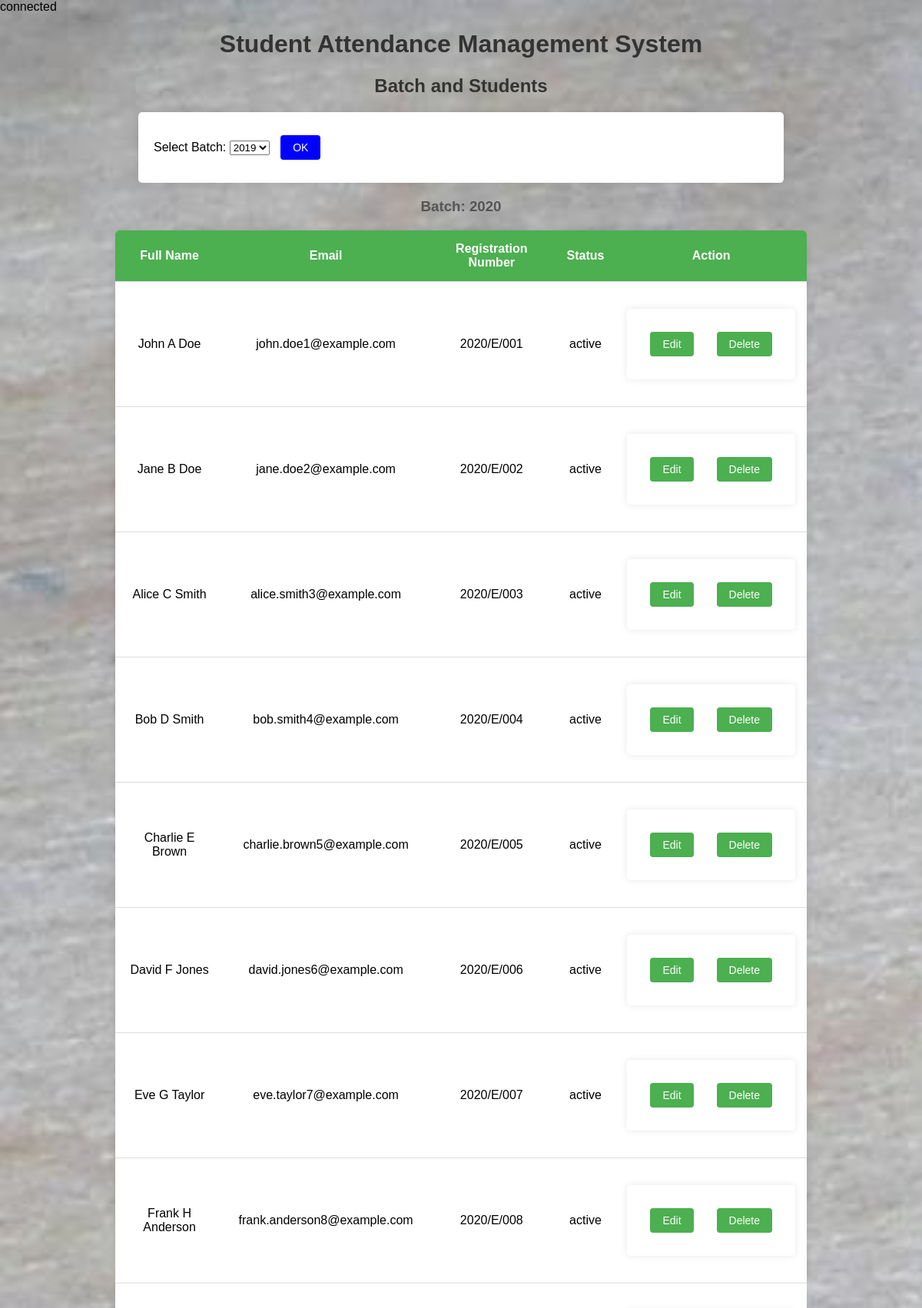
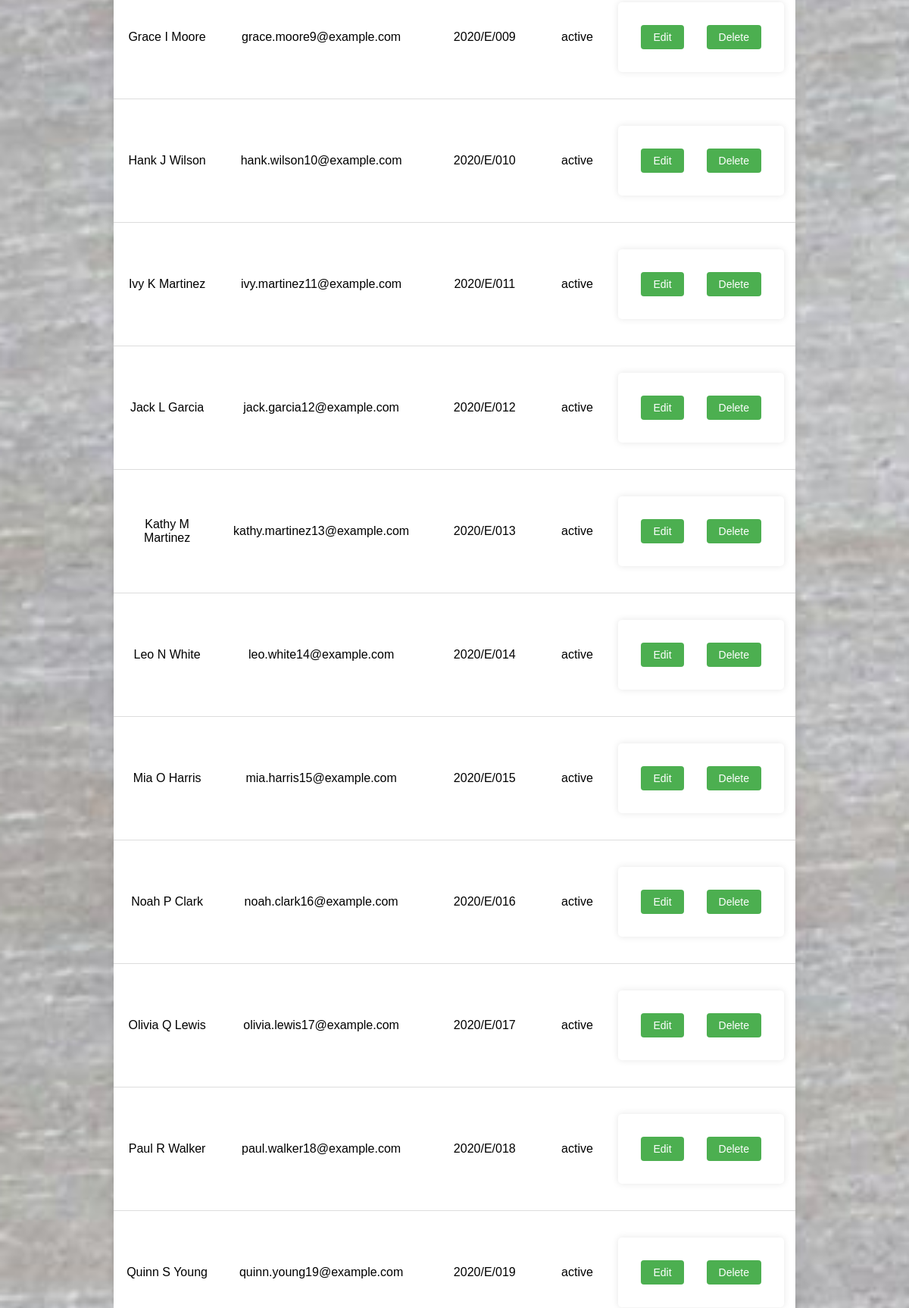
/inc/MA/student_list.php?batch=2020 (upper part), run on the app's committed database (2 pictures, top to bottom).
### tables this page shows
CREATE TABLE `student` (
  `student_id` int(5) NOT NULL,
  `index_no` varchar(10) NOT NULL,
  `reg_no` varchar(10) NOT NULL,
  `batch_no` int(4) NOT NULL,
  `current_level` int(3) NOT NULL
);

CREATE TABLE `user` (
  `user_id` int(5) NOT NULL,
  `first_name` varchar(20) NOT NULL,
  `middle_name` varchar(20) NOT NULL,
  `last_name` varchar(20) NOT NULL,
  `email` varchar(30) NOT NULL,
  `password` varchar(20) NOT NULL,
  `role` enum('student','lecture','management assistant') NOT NULL,
  `status` enum('active','pending','deactivated') NOT NULL
);

### inc/MA/student_list.php (the view, shortened to what this page needs)
<?php require_once('../connection.php');
$user_id = isset($_GET['user_id']) ? $_GET['user_id'] : (isset($_POST['user_id']) ? $_POST['user_id'] : '');
$query = "SELECT DISTINCT batch_no FROM student ORDER BY batch_no ASC";
$result = mysqli_query($connection, $query);
$batch_nos = array();
if ($result) {
    while ($row = mysqli_fetch_assoc($result)) {
        $batch_nos[] = $row['batch_no'];
    }
}
?>
<!DOCTYPE html>
<html lang="en">
<head>
</head>
<body>
    <h1>Student Attendance Management System</h1>
    <div class="container">
        <h2>Batch and Students</h2>
        <form action="student_list.php?&user_id=<?php echo $user_id; ?>" method="post">
            <label for="batch_no">Select Batch:</label>
            <select name="batch" id="batch_no" required>
                <?php
                if (!empty($batch_nos)) {
                    foreach ($batch_nos as $batch_no) {
                        echo "<option value=\"$batch_no\">$batch_no</option>";
                    }
                }
                ?>
            </select>
            <input type="submit" name="ok" value="OK" style="background-color: blue; color: white;">
        </form>
        <?php
        if (isset($_POST['ok']) || isset($_POST['action_ex']) || isset($_GET['batch'])) {
            $batch = isset($_POST['batch']) ? $_POST['batch'] : $_GET['batch'];
            $query = "SELECT `student_id`, `reg_no` FROM `student` WHERE `batch_no`='$batch'";
            $records = mysqli_query($connection, $query);
            if ($records) {
                echo "<div id='batch_no'><h3>Batch: $batch</h3></div>";
                echo "<table>
                    <tr>
                        <th>Full Name</th>
                        <th>Email</th>
                        <th>Registration Number</th>
                        <th>Status</th>
                        <th>Action</th>
                    </tr>";
                while ($row = mysqli_fetch_assoc($records)) {
                    $student_id = $row['student_id'];
                    $reg_no = $row['reg_no'];
                    $qu = "SELECT `first_name`, `middle_name`, `last_name`, `email`, `status` FROM `user` WHERE `user_id`='$student_id'";
                    $result = mysqli_query($connection, $qu);
                    if ($result) {
                        $user_details = mysqli_fetch_assoc($result);
                        $full_name = $user_details['first_name'] . " " . $user_details['middle_name'] . " " . $user_details['last_name'];
                        echo "<tr>
                                <td>$full_name</td>
                                <td>{$user_details['email']}</td>
                                <td>$reg_no</td>
                                <td>{$user_details['status']}</td>
                                <td>
                                    <form method='POST' action='student_list.php' style='display:flex; gap:10px;'>
                                        <input type='hidden' name='student_id' value='$student_id' />
                                        <input type='hidden' name='batch' value='$batch' />
                                        <input type='hidden' name='user_id' value='$user_id' />
                                        <button type='submit' name='action_ex' value='edit'>Edit</button>
                                        <button type='submit' name='action_ex' value='delete'>Delete</button>
                                    </form>
                                </td>
                            </tr>";
                    }
                }
                echo "</table>";
            } else {
                echo "Error: " . mysqli_error($connection);
            }
        }
        ?>
    </div>
</body>
</html>

### inc/MA/student_list.php (style rules this page uses)
body { font-family: Arial, sans-serif; background-color: #f0f0f0; background-size: cover; background-position: center; background-attachment: fixed; margin: 0; padding: 0; background-image: url('image1.jpg'); }
h1, h2 { text-align: center; color: #333; }
form { max-width: 800px; margin: 20px auto; padding: 20px; background-color: #fff; border-radius: 5px; box-shadow: 0 0 10px rgba(0, 0, 0, 0.1); }
table { width: 100%; border-collapse: collapse; margin: 20px auto; background-color: #fff; box-shadow: 0 0 10px rgba(0, 0, 0, 0.1); border-radius: 5px; overflow: hidden; }
table th, table td { padding: 15px; text-align: left; border-bottom: 1px solid #ddd; }
table th { background-color: #4CAF50; color: white; text-align: center; }
table td { text-align: center; }
button, input[type="submit"] { padding: 8px 16px; margin: 10px; border: none; border-radius: 4px; background-color: #4CAF50; color: #fff; cursor: pointer; font-size: 14px; }
.container { max-width: 900px; margin: 20px auto; }
#batch_no h3 { text-align: center; color: #555; }

### data on the page
student: student_id.last_name "John A Doe", student_id.email "john.doe1@example.com", reg_no "2020/E/001", student_id.status "active"
student: student_id.last_name "Jane B Doe", student_id.email "jane.doe2@example.com", reg_no "2020/E/002", student_id.status "active"
student: student_id.last_name "Alice C Smith", student_id.email "alice.smith3@example.com", reg_no "2020/E/003", student_id.status "active"
student: student_id.last_name "Bob D Smith", student_id.email "bob.smith4@example.com", reg_no "2020/E/004", student_id.status "active"
student: student_id.last_name "Charlie E Brown", student_id.email "charlie.brown5@example.com", reg_no "2020/E/005", student_id.status "active"
student: student_id.last_name "David F Jones", student_id.email "david.jones6@example.com", reg_no "2020/E/006", student_id.status "active"
student: student_id.last_name "Eve G Taylor", student_id.email "eve.taylor7@example.com", reg_no "2020/E/007", student_id.status "active"
student: student_id.last_name "Frank H Anderson", student_id.email "frank.anderson8@example.com", reg_no "2020/E/008", student_id.status "active"
student: student_id.last_name "Grace I Moore", student_id.email "grace.moore9@example.com", reg_no "2020/E/009", student_id.status "active"
student: student_id.last_name "Hank J Wilson", student_id.email "hank.wilson10@example.com", reg_no "2020/E/010", student_id.status "active"
student: student_id.last_name "Ivy K Martinez", student_id.email "ivy.martinez11@example.com", reg_no "2020/E/011", student_id.status "active"
student: student_id.last_name "Jack L Garcia", student_id.email "jack.garcia12@example.com", reg_no "2020/E/012", student_id.status "active"
student: student_id.last_name "Kathy M Martinez", student_id.email "kathy.martinez13@example.com", reg_no "2020/E/013", student_id.status "active"
student: student_id.last_name "Leo N White", student_id.email "leo.white14@example.com", reg_no "2020/E/014", student_id.status "active"
student: student_id.last_name "Mia O Harris", student_id.email "mia.harris15@example.com", reg_no "2020/E/015", student_id.status "active"
student: student_id.last_name "Noah P Clark", student_id.email "noah.clark16@example.com", reg_no "2020/E/016", student_id.status "active"
student: student_id.last_name "Olivia Q Lewis", student_id.email "olivia.lewis17@example.com", reg_no "2020/E/017", student_id.status "active"
student: student_id.last_name "Paul R Walker", student_id.email "paul.walker18@example.com", reg_no "2020/E/018", student_id.status "active"
student: student_id.last_name "Quinn S Young", student_id.email "quinn.young19@example.com", reg_no "2020/E/019", student_id.status "active"

### other printed values
$batch "2020"
form field batch "2019"
